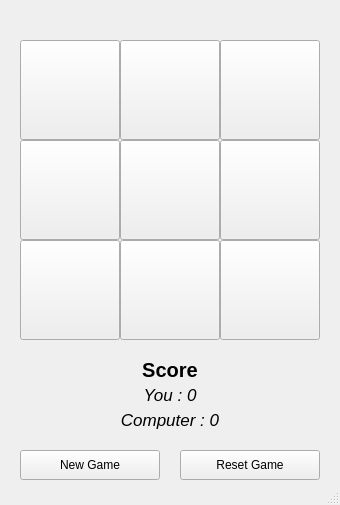
<?xml version="1.0" encoding="UTF-8"?>
<ui version="4.0">
 <class>MainWindow</class>
 <widget class="QMainWindow" name="MainWindow">
  <property name="enabled">
   <bool>true</bool>
  </property>
  <property name="geometry">
   <rect>
    <x>0</x>
    <y>0</y>
    <width>340</width>
    <height>505</height>
   </rect>
  </property>
  <property name="minimumSize">
   <size>
    <width>340</width>
    <height>505</height>
   </size>
  </property>
  <property name="maximumSize">
   <size>
    <width>340</width>
    <height>505</height>
   </size>
  </property>
  <property name="windowTitle">
   <string>X &amp; O</string>
  </property>
  <widget class="QWidget" name="centralWidget">
   <widget class="QPushButton" name="block0">
    <property name="geometry">
     <rect>
      <x>20</x>
      <y>40</y>
      <width>100</width>
      <height>100</height>
     </rect>
    </property>
    <property name="font">
     <font>
      <pointsize>50</pointsize>
      <weight>75</weight>
      <bold>true</bold>
     </font>
    </property>
    <property name="text">
     <string/>
    </property>
   </widget>
   <widget class="QPushButton" name="block1">
    <property name="geometry">
     <rect>
      <x>120</x>
      <y>40</y>
      <width>100</width>
      <height>100</height>
     </rect>
    </property>
    <property name="font">
     <font>
      <pointsize>50</pointsize>
      <weight>75</weight>
      <bold>true</bold>
     </font>
    </property>
    <property name="text">
     <string/>
    </property>
   </widget>
   <widget class="QPushButton" name="block2">
    <property name="geometry">
     <rect>
      <x>220</x>
      <y>40</y>
      <width>100</width>
      <height>100</height>
     </rect>
    </property>
    <property name="font">
     <font>
      <pointsize>50</pointsize>
      <weight>75</weight>
      <bold>true</bold>
     </font>
    </property>
    <property name="text">
     <string/>
    </property>
   </widget>
   <widget class="QPushButton" name="block3">
    <property name="geometry">
     <rect>
      <x>20</x>
      <y>140</y>
      <width>100</width>
      <height>100</height>
     </rect>
    </property>
    <property name="font">
     <font>
      <pointsize>50</pointsize>
      <weight>75</weight>
      <bold>true</bold>
     </font>
    </property>
    <property name="text">
     <string/>
    </property>
   </widget>
   <widget class="QPushButton" name="block4">
    <property name="geometry">
     <rect>
      <x>120</x>
      <y>140</y>
      <width>100</width>
      <height>100</height>
     </rect>
    </property>
    <property name="font">
     <font>
      <pointsize>50</pointsize>
      <weight>75</weight>
      <bold>true</bold>
     </font>
    </property>
    <property name="text">
     <string/>
    </property>
   </widget>
   <widget class="QPushButton" name="block5">
    <property name="geometry">
     <rect>
      <x>220</x>
      <y>140</y>
      <width>100</width>
      <height>100</height>
     </rect>
    </property>
    <property name="font">
     <font>
      <pointsize>50</pointsize>
      <weight>75</weight>
      <bold>true</bold>
     </font>
    </property>
    <property name="text">
     <string/>
    </property>
   </widget>
   <widget class="QPushButton" name="block6">
    <property name="geometry">
     <rect>
      <x>20</x>
      <y>240</y>
      <width>100</width>
      <height>100</height>
     </rect>
    </property>
    <property name="font">
     <font>
      <pointsize>50</pointsize>
      <weight>75</weight>
      <bold>true</bold>
     </font>
    </property>
    <property name="text">
     <string/>
    </property>
   </widget>
   <widget class="QPushButton" name="block7">
    <property name="geometry">
     <rect>
      <x>120</x>
      <y>240</y>
      <width>100</width>
      <height>100</height>
     </rect>
    </property>
    <property name="font">
     <font>
      <pointsize>50</pointsize>
      <weight>75</weight>
      <bold>true</bold>
     </font>
    </property>
    <property name="text">
     <string/>
    </property>
   </widget>
   <widget class="QPushButton" name="block8">
    <property name="geometry">
     <rect>
      <x>220</x>
      <y>240</y>
      <width>100</width>
      <height>100</height>
     </rect>
    </property>
    <property name="font">
     <font>
      <pointsize>50</pointsize>
      <weight>75</weight>
      <bold>true</bold>
     </font>
    </property>
    <property name="styleSheet">
     <string notr="true"/>
    </property>
    <property name="text">
     <string/>
    </property>
   </widget>
   <widget class="QLabel" name="chanceLabel">
    <property name="geometry">
     <rect>
      <x>0</x>
      <y>10</y>
      <width>340</width>
      <height>20</height>
     </rect>
    </property>
    <property name="font">
     <font>
      <pointsize>15</pointsize>
     </font>
    </property>
    <property name="text">
     <string/>
    </property>
    <property name="alignment">
     <set>Qt::AlignCenter</set>
    </property>
   </widget>
   <widget class="QLabel" name="scoreLabel">
    <property name="geometry">
     <rect>
      <x>0</x>
      <y>360</y>
      <width>340</width>
      <height>20</height>
     </rect>
    </property>
    <property name="font">
     <font>
      <pointsize>15</pointsize>
      <weight>75</weight>
      <bold>true</bold>
     </font>
    </property>
    <property name="text">
     <string>Score</string>
    </property>
    <property name="alignment">
     <set>Qt::AlignCenter</set>
    </property>
   </widget>
   <widget class="QLabel" name="yourScore">
    <property name="geometry">
     <rect>
      <x>0</x>
      <y>385</y>
      <width>340</width>
      <height>20</height>
     </rect>
    </property>
    <property name="font">
     <font>
      <pointsize>13</pointsize>
      <italic>true</italic>
     </font>
    </property>
    <property name="text">
     <string>You : 0</string>
    </property>
    <property name="alignment">
     <set>Qt::AlignCenter</set>
    </property>
   </widget>
   <widget class="QLabel" name="computerScore">
    <property name="geometry">
     <rect>
      <x>0</x>
      <y>410</y>
      <width>340</width>
      <height>20</height>
     </rect>
    </property>
    <property name="font">
     <font>
      <pointsize>13</pointsize>
      <italic>true</italic>
     </font>
    </property>
    <property name="text">
     <string>Computer : 0</string>
    </property>
    <property name="alignment">
     <set>Qt::AlignCenter</set>
    </property>
   </widget>
   <widget class="QPushButton" name="newGame">
    <property name="geometry">
     <rect>
      <x>20</x>
      <y>450</y>
      <width>140</width>
      <height>30</height>
     </rect>
    </property>
    <property name="text">
     <string>New Game</string>
    </property>
   </widget>
   <widget class="QPushButton" name="resetGame">
    <property name="geometry">
     <rect>
      <x>180</x>
      <y>450</y>
      <width>140</width>
      <height>30</height>
     </rect>
    </property>
    <property name="text">
     <string>Reset Game</string>
    </property>
   </widget>
  </widget>
  <widget class="QMenuBar" name="menuBar">
   <property name="geometry">
    <rect>
     <x>0</x>
     <y>0</y>
     <width>340</width>
     <height>22</height>
    </rect>
   </property>
  </widget>
  <widget class="QStatusBar" name="statusBar">
   <property name="enabled">
    <bool>true</bool>
   </property>
  </widget>
  <action name="actionNew_Game">
   <property name="text">
    <string>New Game</string>
   </property>
  </action>
  <action name="actionReset">
   <property name="text">
    <string>Reset</string>
   </property>
  </action>
 </widget>
 <layoutdefault spacing="6" margin="11"/>
 <resources/>
 <connections/>
</ui>
